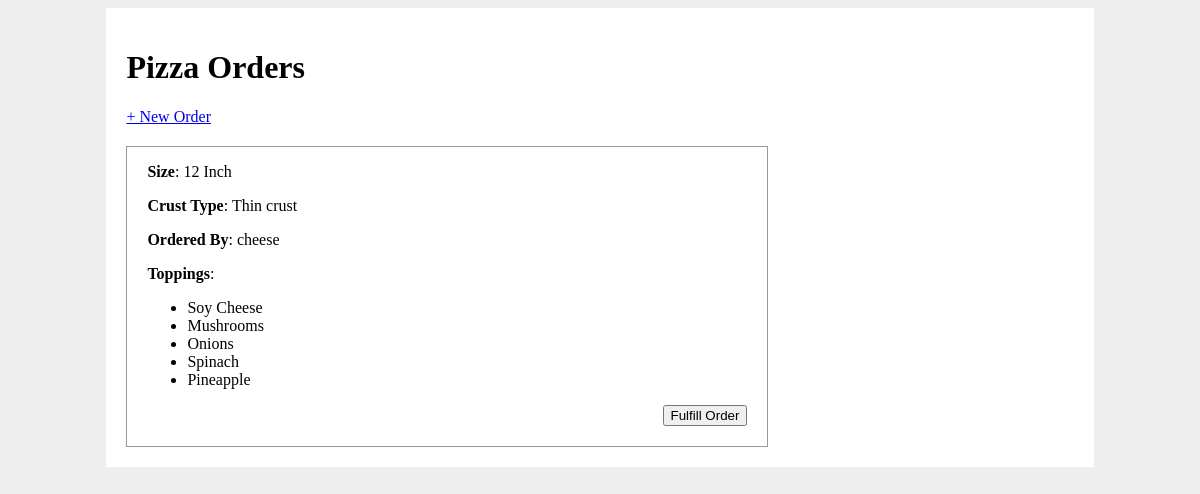
Before: / with the older database file.
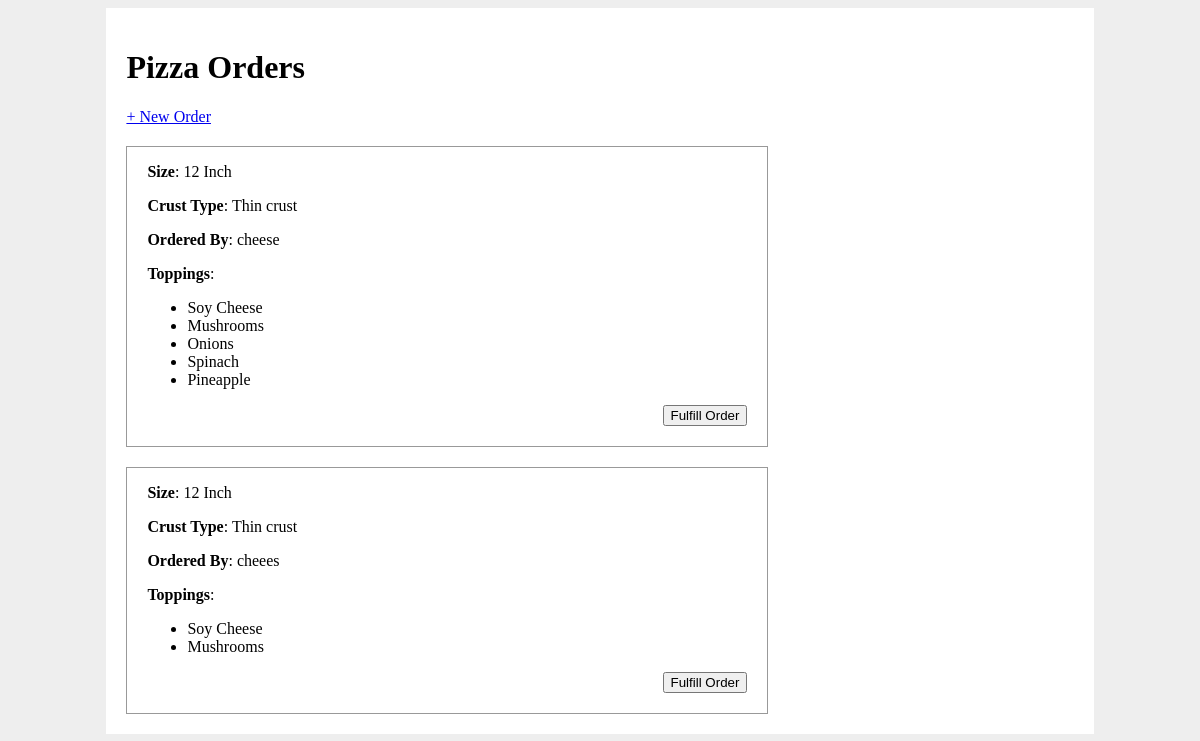
After: the same page with the newer database file.
### app.py (models this page shows)
class Pizza(db.Model):
    id = db.Column(db.Integer, primary_key=True)
    order_name = db.Column(db.String(80), unique=False, nullable=False)
    size = db.Column(db.Enum(PizzaSize), nullable=False)
    crust_type = db.Column(db.Enum(CrustType), nullable=False)
    toppings = db.relationship('PizzaTopping')
    fulfilled = db.Column(db.Boolean, default=False)

class PizzaTopping(db.Model):
    id = db.Column(db.Integer, primary_key=True)
    topping_type = db.Column(db.Enum(ToppingType))
    pizza_id = db.Column(db.Integer, db.ForeignKey('pizza.id'))

### app.py (the view)
@app.route('/')
def home():
    all_pizzas = Pizza.query.filter_by(fulfilled=False)
    return render_template('home.html', pizza_orders=all_pizzas)

### templates/home.html (shortened to what this page needs)
{% extends 'base.html' %}
{% block content %}
<h1>Pizza Orders</h1>
<a href="/order">+ New Order</a>
{% for pizza in pizza_orders %}
<div class="pizza_order">
    <p>
        <strong>Size</strong>: {{ pizza.size.value }}
    </p>
    <p>
        <strong>Crust Type</strong>: {{ pizza.crust_type.value }} crust
    </p>
    <p>
        <strong>Ordered By</strong>: {{ pizza.order_name }}
    </p>
    <p>
        <strong>Toppings</strong>:
        <ul>
            {% for topping in pizza.toppings %}
            <li>{{ topping.topping_type.value }}</li>
            {% endfor %}
        </ul>
    </p>
    <form action="/fulfill" method="POST">
        <input type="submit" value="Fulfill Order">
    </form>
</div>
{% else %}
<p>No pizza orders to show!</p>
{% endfor %}
{% endblock %}

### templates/base.html (shortened to what this page needs)
<!DOCTYPE html>
<html>
    <head>
        <link rel="stylesheet" href="/static/style.css">
    </head>
    <body>
        <div id="content">
            {% block content %}{% endblock %}
        </div>
    </body>
</html>

### static/style.css (style rules this page uses)
body { display: flex; justify-content: space-around; background-color: #eee; }
#content { width: 80%; background-color: white; padding: 20px; }
div.pizza_order { border: 1px solid #999; width: 600px; padding: 0 20px 20px 20px; margin-top: 20px; }
div.pizza_order form { display: flex; justify-content: flex-end; }

Changed rows visible on the page:
added Pizza: size.value "12 Inch", crust_type.value "Thin", order_name "cheees"
added PizzaTopping: topping_type.value "Soy Cheese", shown under "12 Inch"
added PizzaTopping: topping_type.value "Mushrooms", shown under "12 Inch"
